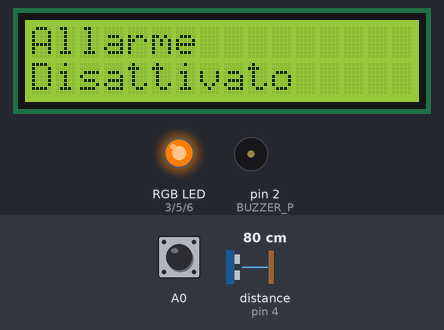
A sketch run on a simulated Arduino Uno, built with avr-gcc and run on an emulated ATmega328P. Parts: 16×2 character LCD, an RGB LED mixed from three pins (HIGH = lit), buzzer (waves = sounding). The inputs (shaded band) are chosen by the test bench; at power-on: A0 LOW, distance to the obstacle (sensor on pin 4) 80 cm. The echo pulse lasts 58.3 µs per cm; pins used as bus, display or sensor lines are not drawn; what the sketch prints to the serial monitor is not drawn.

Above: at 1.2 s.
1.3 s: A0 pulsed HIGH 5 times (0.12 s each, 0.3 s apart)
At 3.0 s:
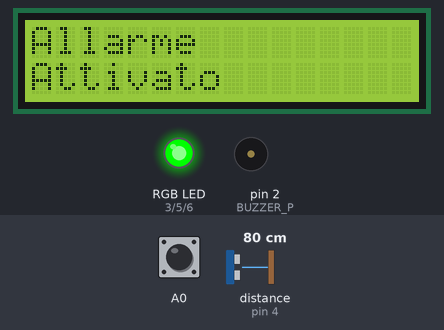
4.3 s: distance to the obstacle (sensor on pin 4) set to 53 cm
5.8 s: distance to the obstacle (sensor on pin 4) set to 44 cm
At 7.3 s:
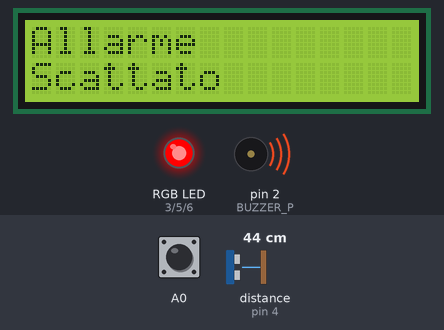
7.6 s: A0 driven HIGH
At 9.1 s:
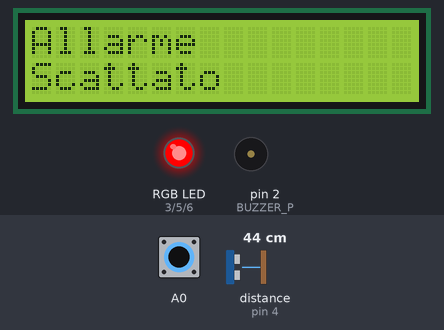
Timing chart, 0 to 10.6 s (numbered marks = the images above; inputs shaded):
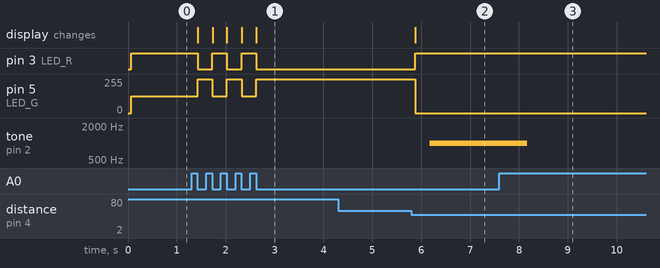

Measured:
- the behaviour switches between 50 and 49 cm on distance to the obstacle (sensor on pin 4) (found by bisection; images 1 and 2)
- after the input at 1.3 s, pin 3 (LED_R): alternates HIGH for 0.30 s and LOW for 0.30 s, 5 changes in all, then stays LOW, starting after 0.12 s; pin 5 (LED_G): alternates 255/255 for 0.30 s and 125/255 for 0.30 s, 5 changes in all, then stays 255/255, starting after 0.12 s; the display: changes after 0.12 s (image 1)
- after the input at 4.3 s, every drawn part: stays the same
- after the input at 5.8 s, pin 3 (LED_R): LOW → HIGH after 0.07 s; pin 5 (LED_G): 255/255 → 0/255 after 0.07 s; tone on pin 2 (BUZZER_P): silent → 1000 Hz after 0.37 s; the display: changes after 0.07 s (image 2)
- after the input at 7.6 s, tone on pin 2 (BUZZER_P): 1000 Hz → silent after 0.57 s

The sketch:

Allarme.ino
```cpp
//Allarme v3
#include <LiquidCrystal.h>
LiquidCrystal lcd(8, 9, 10, 11, 12, 13);

#define R 0
#define G 1
#define Y 2


#define LED_R 3
#define LED_G 5
#define LED_B 6

#define BUZZER_P 2

#define ECHO 4
#define TRIGGER 7


int t = 100;

int cm = 0, distanceThreshold = 50;

bool alarm_on = false;
bool alarm_trig = false;


long readUltrasonicDistance() {
  //init porta trigger (manda il segnale)
  pinMode(TRIGGER, OUTPUT);

  //emissione impulsi ultrasonici 40kHz
  digitalWrite(TRIGGER, LOW);
  delayMicroseconds(2);
  digitalWrite(TRIGGER, HIGH);
  delayMicroseconds(10);
  digitalWrite(TRIGGER, LOW);

  //init porta echo
  pinMode(ECHO, INPUT);
  //lettura tempo di percorrenza impulso
  return pulseIn(ECHO, HIGH);
}

void led_setup(int mode) {
  lcd.clear();

  lcd.setCursor(0,0);
  lcd.print("Allarme");
  lcd.setCursor(0,1);

  if(mode == Y) {
    analogWrite(LED_R, 255);
    analogWrite(LED_G, 125);
    analogWrite(LED_B, 0);

    lcd.print("Disattivato");
  } else if(mode == G) {
    analogWrite(LED_R, 0);
    analogWrite(LED_G, 255);
    analogWrite(LED_B, 0);

    lcd.print("Attivato");
  } else {
    analogWrite(LED_R, 255);
    analogWrite(LED_G, 0);
    analogWrite(LED_B, 0);

    lcd.print("Scattato");
  }
}


void setup() {
  lcd.begin(16, 2);

  Serial.begin(9600);

  pinMode(LED_R, OUTPUT);
  pinMode(LED_G, OUTPUT);
  pinMode(LED_B, OUTPUT);

  pinMode(A0, INPUT);

  pinMode(BUZZER_P, OUTPUT);

  led_setup(Y);
  digitalWrite(BUZZER_P, LOW);
}

void loop() {

  if(alarm_on) { //allarme attivo
    if(alarm_trig) { //allarme scattato
      tone(BUZZER_P, 4000, 500);
      tone(BUZZER_P, 1000, 500);

      if(digitalRead(A0) == HIGH) { //disattivazione allarme scattato
          while(digitalRead(A0) == HIGH);

          led_setup(G);
          t = 100;
          alarm_trig = false;
      }
    } else { //allarme attivo non scattato
      if(digitalRead(A0) == HIGH) { //disattivazione allarme
          while(digitalRead(A0) == HIGH);

          led_setup(Y);
          alarm_on = false;
      }

      //distanza = (tempo distanza * velocità del suono) / 2
      cm = 0.01723 * readUltrasonicDistance();

      Serial.print("Distanza: ");
      Serial.print(cm);
      Serial.print(" / ");
      Serial.println(distanceThreshold);

      if (cm < distanceThreshold) {
        led_setup(R);

        t = 300;
        alarm_trig = true;
      }
    }
  } else { //allarme disattivato
    if(digitalRead(A0) == HIGH) { //attivazione allarme
      while(digitalRead(A0) == HIGH);

      led_setup(G);
      alarm_on = true;
    }
  }

  delay(t);
}
```
